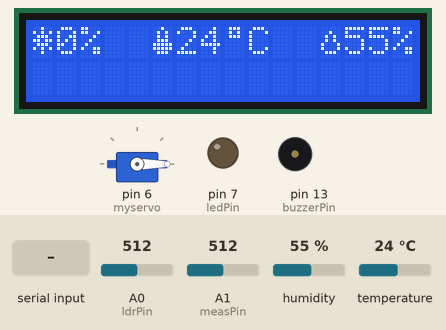
This sketch was run on a simulated Arduino Uno, built with avr-gcc and run on an emulated ATmega328P. Parts: servo, 16×2 character LCD, output pins drawn as LEDs (lit = HIGH), buzzer (waves = sounding, pin HIGH). The inputs (shaded band) are chosen by the test bench; at power-on: A1 (measPin) = 512, A0 (ldrPin) = 512, humidity 55 %, temperature 24 °C. What the sketch prints to the serial monitor is not drawn.

Above: at 1.2 s.
1.3 s: "V" received over Serial
At 2.12 s:
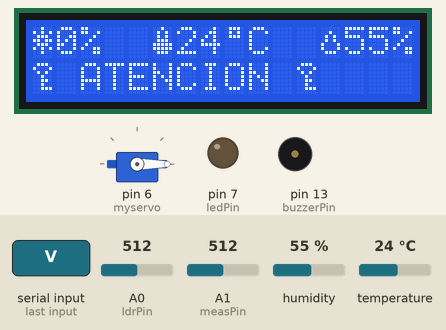
3.1 s: "L" received over Serial
At 4.28 s:
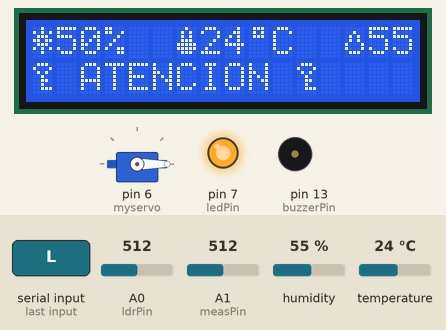
4.9 s: A1 (measPin) set to 290
At 6.0 s:
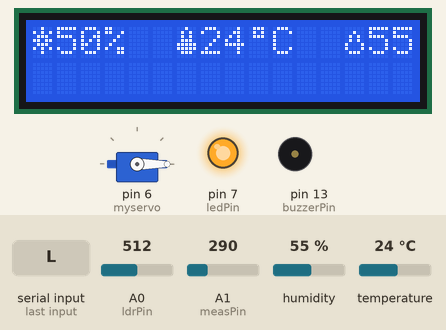
6.5 s: A0 (ldrPin) set to 107
At 7.4 s:
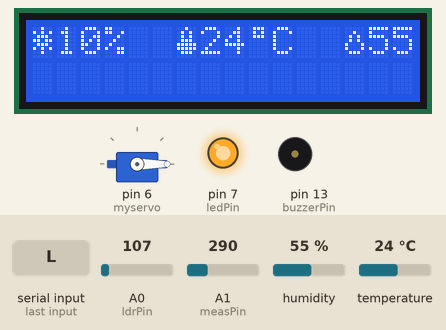
8.2 s: A0 (ldrPin) set to 92
At 9.0 s:
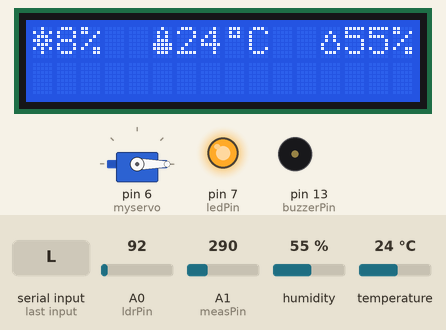
9.8 s: A1 (measPin) set to 317
At 10.6 s:
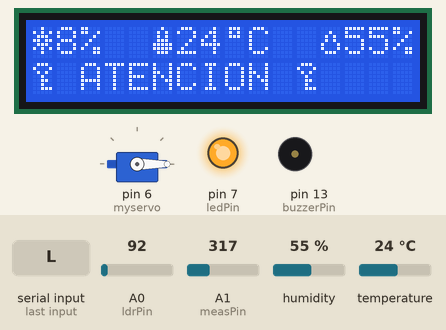
Timing chart, 0 to 12.6 s (numbered marks = the images above; inputs shaded):
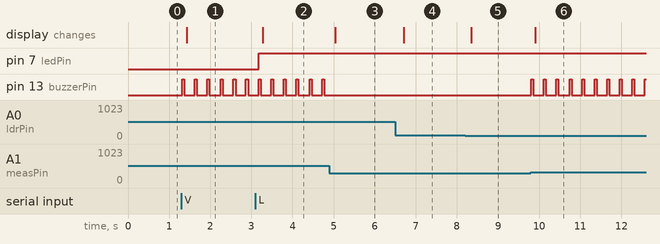

Measured:
- the behaviour switches between 103 and 102 on A0 (ldrPin) (found by bisection; images 4 and 5)
- the behaviour switches between 300 and 301 on A1 (measPin) (found by bisection; images 5 and 6)
- after the input at 1.3 s, pin 13 (buzzerPin): alternates HIGH for 0.05 s and LOW for 0.25 s, starting at once; the display: changes after 0.13 s (image 1)
- after the input at 3.1 s, pin 7 (ledPin): LOW → HIGH after 0.08 s; the display: changes after 0.18 s (image 2)
- after the input at 4.9 s, pin 13 (buzzerPin): stops changing and stays LOW; the display: changes after 0.14 s (image 3)
- after the input at 6.5 s, the display: changes after 0.20 s (image 4)
- after the input at 8.2 s, the display: changes after 0.15 s (image 5)
- after the input at 9.8 s, pin 13 (buzzerPin): alternates HIGH for 0.05 s and LOW for 0.26 s, starting at once; the display: changes after 0.11 s (image 6)

The sketch:

wewlad.ino
```cpp
#include <DHT.h> // Librería para el sensor de humedad y temperatura DHT11
#include <LiquidCrystal.h> // Librería para el LCD
#include <Servo.h> // Librería para el servo

int ldrPin = A0; // Pin analógico del LDR
int measPin = A1; // Pin analógico del MEAS

int echoPin = 8; // Pin digital para el receptor del sensor de distancia
int triggerPin = 9; // Pin digital para el emisor del sensor de distancia
int ledPin = 7; // Pin digital para el led
int buzzerPin = 13; // Pin digital para el timbre

int ldrValue = 0; // Variable para almacenar el valor que recibimos del LDR
int distanceValue = 0; // Variable para almacenar el valor que recibimos del sensor de distancia
int measValue = 0; // Variable para almacenar el valor que recibimos del MEAS
int incomingByte; // Variable para almacenar la información que recibimos del móvil
int alarmType = 0; // Variable para distinguir entre la alarma de incendios y la de robo en el display
float humValue = 0; // Variable para almacenar el valor que recibimos de humedad
float tempValue = 0; // Variable para almacenar el valor que recibimos de temperatura

int ldrState = 0; // Variable para determinar el estado del sistema de luz
int distanceState = 0; // Variable para determinar el estado del sistema de distancia
int dhtState = 0; // Variable para determinar el estado del sistema de humedad y temperatura
int vibrState = 0; // Variable para determinar el estado del sistema de vibración

// Arrays para crear los carácteres especiales del display(luz, humedad, temperatura, etc)
byte lightSignal[8] = { 0b00100, 0b10101, 0b01110, 0b11011, 0b01110, 0b10101, 0b00100, 0b00000};
byte humedad[8] = { 0b00000, 0b00100, 0b01010, 0b01010, 0b10001, 0b10001, 0b01110, 0b00000};
byte temperatura[8] = { 0b00100, 0b01010, 0b01010, 0b01110, 0b11111, 0b11111, 0b01110, 0b00000};
byte llave[8] = { 0b01110, 0b10001, 0b01010, 0b00100, 0b00110, 0b00100, 0b00111, 0b00000};
byte fuego[8] = { 0b10001, 0b00100, 0b01110, 0b11011, 0b10001, 0b10101, 0b01110, 0b00000};
byte grados[8] = { 0b01110, 0b01010, 0b01110, 0b00000, 0b00000, 0b00000, 0b00000, 0b00000};


Servo myservo; // Crea un objeto para controlar el servo
LiquidCrystal lcd(12, 11, 5, 4, 3, 2); // Declara los pines que usamos para el display
#define DHTPIN 10    //Data
#define DHTTYPE DHT11
DHT dht(DHTPIN, DHTTYPE);

void setup() {
 Serial.begin(9600); // Abrimos el puerto serie
 // Declaramos algunos pines como salidas o entradas
 pinMode(ledPin, OUTPUT);
 pinMode (triggerPin, OUTPUT);
 pinMode (echoPin, INPUT);
 myservo.attach(6); // Declaramos el pin del servo en el pin 6
 myservo.write (0); // Reseteamos la posición del servo
 lcd.begin(16, 2); // Fijamos el número de filas y columnas del display
 dht.begin();

 // Asignamos a cada array un nombre para después poder imprimirlos en el display
 lcd.createChar(1, lightSignal);
 lcd.createChar(2, humedad);
 lcd.createChar(3, temperatura);
 lcd.createChar(4, llave);
 lcd.createChar(5, fuego);
 lcd.createChar(6, grados);


}

void loop() {

 int h = dht.readHumidity();
 int t = dht.readTemperature();

 if (Serial.available() > 0) { // Comprueba que haya datos entrantes
    incomingByte = Serial.read(); // Lee el dato y lo almacena en la variable
    comunicacion(); // Activamos un subsistema según lo que hayamos recibido

 }

 //Según que subsistema hayamos seleccionado realizaremos el bloque correspondiente al subsistema
 if (dhtState == 1) { // DHT
    ambiente();
 }

 if  (ldrState == 1) { // LUZ
    luz();
 }

 if  (distanceState == 1) { // DISTANCIA
    distancia();
 }

 if (vibrState == 1) { // MEAS
    vibracion();
 }

 // Imprimimos los valores en el puerto serie
 Serial.print ("   Ldr:");
 Serial.print (ldrValue);
 Serial.print ("   Distancia: ");
 Serial.print (distanceValue);
 Serial.print ("   Vibracion: ");
 Serial.println (measValue);

 lcd.setCursor(0, 0); // Nos situamos en la primera columna y primera fila

 // Imprimimos el carácter del subsistema de luz, el valor del sensor y dejamos un espacio en blanco
 lcd.write(1);
 lcd.print(ldrValue);
 lcd.print("%  ");
 lcd.write(3);
 lcd.print(t);
 lcd.write(6);
 lcd.print("C  ");
 lcd.write(2);
 lcd.print(h);
 lcd.print("%");


 lcd.setCursor(0, 1); // Nos situamos en la primera columna y segunda fila

 // Según el tipo de alarma muestra la alarma de incendios o la de robo( o ninguna)
 if (alarmType == 0) {
    lcd.setCursor(0, 8);
    lcd.print("             ");
 }


 if (alarmType == 1) {
    lcd.write(4);
    lcd.print(" ATENCION ");
    lcd.write(4);
 }
 if (alarmType == 2) {
    lcd.write(5);
    lcd.print(" ATENCION ");
    lcd.write(5);
 }
delay(200);
}

// LUZ

void luz() {
 ldrValue = analogRead(ldrPin); // Leemos los valores que recibe el LDR
 ldrValue = map(ldrValue,0,1023,0,100);

 // Cuando ese valor sea mayor a 400 se enciende el led
 if (ldrValue < 400) {
    digitalWrite(ledPin, HIGH);
 }
 else {
    digitalWrite(ledPin, LOW);
 }

}

// DISTANCIA

void distancia() {
 // Inicializamos el sensor
 digitalWrite (triggerPin, LOW);
 delayMicroseconds(5);
 // Enviamos una señal activando la salida trigger durante 10 microsegundos
 digitalWrite(triggerPin, HIGH);
 delayMicroseconds(10);
 digitalWrite (triggerPin, LOW);
 // Medimos el ancho del pulso, cuando la lectura sea HIGH
 // Devuelve el tiempo transcurrido en microsegundos
 distanceValue = pulseIn(echoPin, HIGH);
 // Calculamos la distancia en cm
 distanceValue = distanceValue * 0.01715;
 // Enviamos los datos medidos a través del puerto serie

 // Cuando la señal sea menor que 17 la puerta sube
 if (distanceValue > 17) {
    myservo.write (0);

 }
 else {

    myservo.write(90);
 }
}

// VIBRACIÓN

void vibracion() {
 measValue = analogRead(measPin); // Leemos los valores que recibe el MEAS

 // Cuando dicho valor sea mayor a 300 se activa el zumbador y cambia al tipo de alarma 1
 if (measValue > 300) {
    alarmType = 1;
    analogWrite(buzzerPin, 128);
    delay(50);
    digitalWrite(buzzerPin, LOW);
    delay(50);
 }

 if (measValue < 300)
    alarmType = 0;

}

// DHT11(HUMEDAD Y TEMPERATURA)

void ambiente() {
 humValue = dht.readHumidity();
 tempValue = dht.readTemperature();

}


// COMUNICACIÓN

void comunicacion() {

 // Activamos o desactivamos un subsistema según lo que hayamos recibido
 if (incomingByte == 'L') {
    ldrState = 1;

 }

 if (incomingByte == 'l') {
    ldrState = 0;

 }

 if (incomingByte == 'D') {
    distanceState = 1;
 }

 if (incomingByte == 'd') {
    distanceState = 0;
 }
 if (incomingByte == 'T') {
    dhtState = 1;
 }

 if (incomingByte == 't') {
    dhtState = 0;
 }
 if (incomingByte == 'V') {
    vibrState = 1;
 }

 if (incomingByte == 'v') {
    vibrState = 0;
 }
}
```
